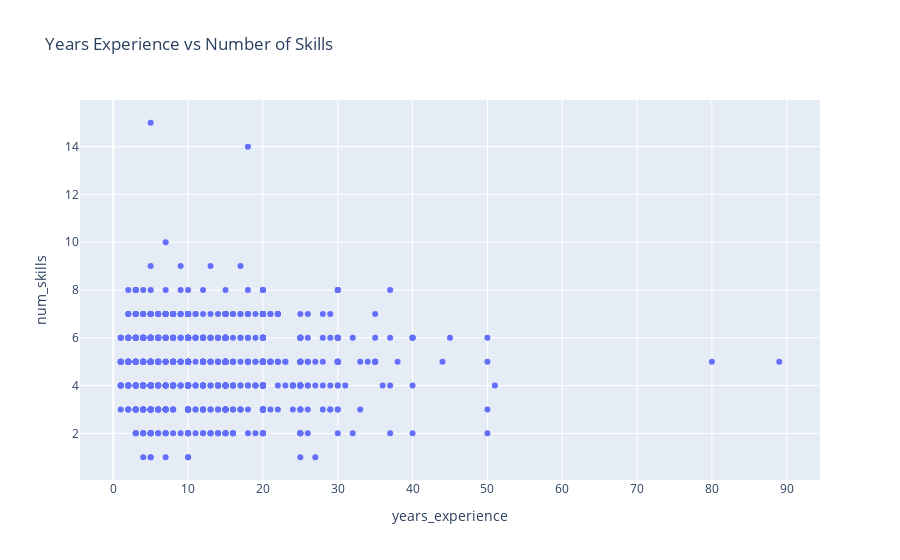

Source (notebook cell):
### Code cell
# Interactive plotly example (skills vs years)
# scatter years_experience vs num_skills
df_plot = df.dropna(subset=['years_experience'])
fig = px.scatter(df_plot, x='years_experience', y='num_skills', hover_data=['skills_list'], title='Years Experience vs Number of Skills')
fig.show()

### Figure 1 — Plotly figure (JSON) as saved in the notebook; plotly's stock layout.template omitted (floating-point values rounded to 4 significant figures; data arrays with more than 128 entries replaced by an {"elided": "..."} marker saying what was removed)
{"data": [{"customdata": {"elided": "954 rows, 4638 str values in total"}, "hovertemplate": "years_experience=%{x}<br>num_skills=%{y}<br>skills_list=%{customdata[0]}<extra></extra>", "legendgroup": "", "marker": {"color": "#636efa", "symbol": "circle"}, "mode": "markers", "name": "", "orientation": "v", "showlegend": false, "type": "scatter", "x": {"elided": "954 float values"}, "xaxis": "x", "y": {"elided": "954 int values"}, "yaxis": "y"}], "layout": {"legend": {"tracegroupgap": 0}, "title": {"text": "Years Experience vs Number of Skills"}, "xaxis": {"anchor": "y", "domain": [0, 1], "title": {"text": "years_experience"}}, "yaxis": {"anchor": "x", "domain": [0, 1], "title": {"text": "num_skills"}}}}
